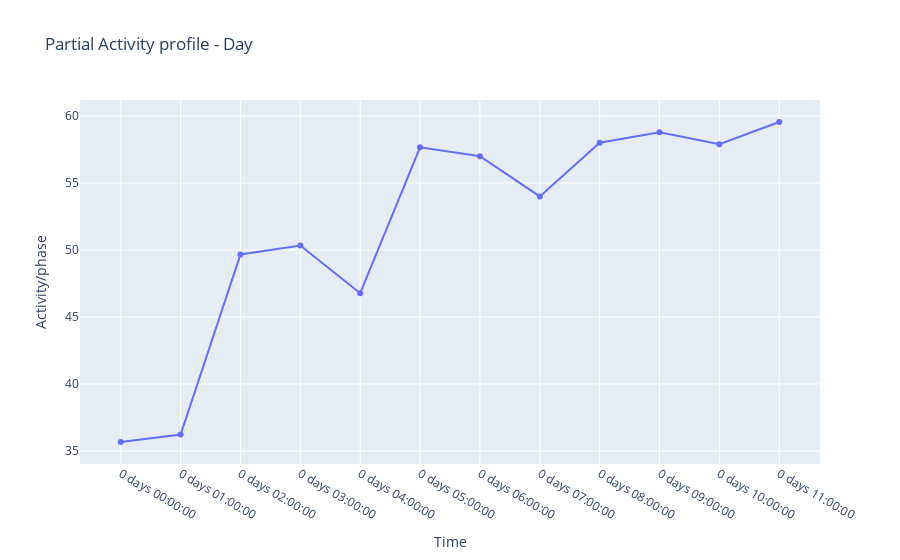

This figure's notebook cell:
### Code cell
go.Figure(data=[
    go.Scatter(x=daily_profile.index.astype(str), y = (df2['y'][Lon:Loff]))

], layout=layout)

### Figure 1 — Plotly figure (JSON) as saved in the notebook; plotly's stock layout.template omitted (floating-point values rounded to 4 significant figures)
{"data": [{"type": "scatter", "x": ["0 days 00:00:00", "0 days 01:00:00", "0 days 02:00:00", "0 days 03:00:00", "0 days 04:00:00", "0 days 05:00:00", "0 days 06:00:00", "0 days 07:00:00", "0 days 08:00:00", "0 days 09:00:00", "0 days 10:00:00", "0 days 11:00:00", "0 days 12:00:00", "0 days 13:00:00", "0 days 14:00:00", "0 days 15:00:00", "0 days 16:00:00", "0 days 17:00:00", "0 days 18:00:00", "0 days 19:00:00", "0 days 20:00:00", "0 days 21:00:00", "0 days 22:00:00", "0 days 23:00:00", "1 days 00:00:00", "1 days 01:00:00", "1 days 02:00:00", "1 days 03:00:00", "1 days 04:00:00", "1 days 05:00:00", "1 days 06:00:00", "1 days 07:00:00", "1 days 08:00:00", "1 days 09:00:00", "1 days 10:00:00", "1 days 11:00:00", "1 days 12:00:00", "1 days 13:00:00", "1 days 14:00:00", "1 days 15:00:00", "1 days 16:00:00", "1 days 17:00:00", "1 days 18:00:00", "1 days 19:00:00", "1 days 20:00:00", "1 days 21:00:00", "1 days 22:00:00", "1 days 23:00:00"], "y": [35.67, 36.22, 49.67, 50.33, 46.78, 57.67, 57, 54, 58, 58.78, 57.89, 59.56]}], "layout": {"showlegend": false, "title": {"text": "Partial Activity profile - Day"}, "xaxis": {"title": {"text": "Time"}}, "yaxis": {"title": {"text": "Activity/phase"}}}}
